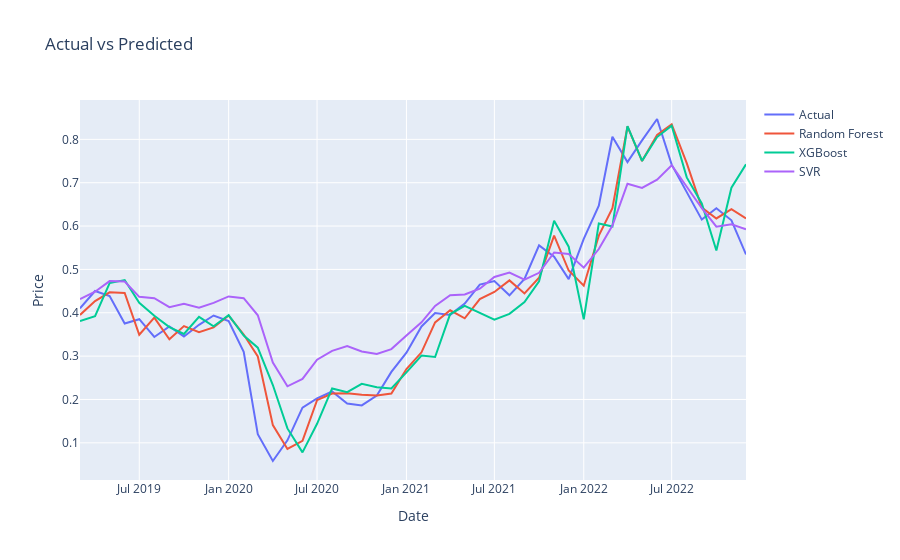

Write notebook code for a chart like this one.
### Code cell
# %%

# XGBoost Regressor
xgb = XGBRegressor()

# Define the hyperparameters for XGBoost
param_distributions_xgb = {
    'n_estimators': randint(100, 500),
    'max_depth': randint(1, 10),
    'learning_rate': uniform(0.01, 0.6),
    'subsample': uniform(0.5, 0.5),
    'colsample_bytree': uniform(0.5, 0.5),
}

# Perform randomized search for XGBoost
rnd_search_cv_xgb = RandomizedSearchCV(xgb, param_distributions_xgb, n_iter=10, verbose=2, cv=3)
rnd_search_cv_xgb.fit(X_train, y_train)

# Print the best parameters for XGBoost
print(f"XGBoost - Best parameters: {rnd_search_cv_xgb.best_params_}")

# Fit and predict with the best parameters for XGBoost
best_xgb = rnd_search_cv_xgb.best_estimator_
y_pred_xgb = best_xgb.predict(X_test)

# Calculate the MAE and MAPE for XGBoost
mae_xgb = mean_absolute_error(y_test, y_pred_xgb)
mape_xgb = mean_absolute_percentage_error(y_test, y_pred_xgb)
print(f"XGBoost - MAE: {mae_xgb}\nXGBoost - MAPE: {mape_xgb}")

# plot with plotly
# import plotly.graph_objects as go


fig.add_trace(go.Scatter(x=test.index[timesteps-1:], y=y_pred_xgb, mode='lines', name='XGBoost'))
fig.add_trace(go.Scatter(x=test.index[timesteps-1:], y=y_pred, mode='lines', name='SVR'))
fig.update_layout(title='Actual vs Predicted', xaxis_title='Date', yaxis_title='Price')
